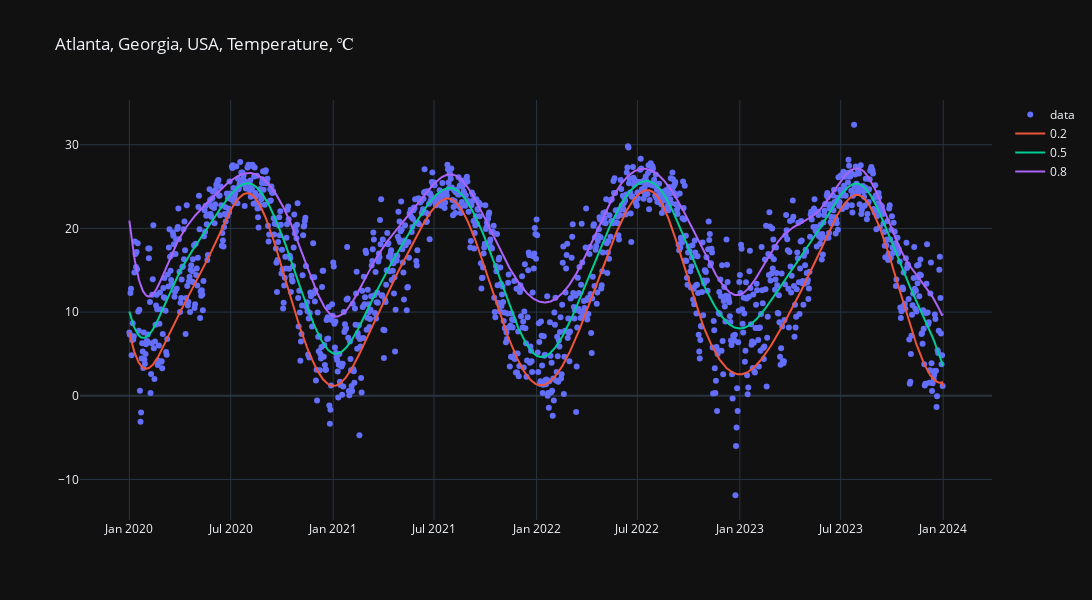

This figure's notebook cell:
### Code cell
obj.take_value().show()

### Figure 1 — Plotly figure (JSON) as saved in the notebook; plotly's stock layout.template omitted (floating-point values rounded to 4 significant figures; data arrays with more than 128 entries replaced by an {"elided": "..."} marker saying what was removed)
{"data": [{"mode": "markers", "name": "data", "type": "scatter", "x": {"elided": "1461 str values"}, "y": {"elided": "1461 float values"}}, {"mode": "lines", "name": "0.2", "type": "scatter", "x": {"elided": "1461 str values"}, "y": {"elided": "1461 float values"}}, {"mode": "lines", "name": "0.5", "type": "scatter", "x": {"elided": "1461 str values"}, "y": {"elided": "1461 float values"}}, {"mode": "lines", "name": "0.8", "type": "scatter", "x": {"elided": "1461 str values"}, "y": {"elided": "1461 float values"}}], "layout": {"height": 600, "title": {"text": "Atlanta, Georgia, USA, Temperature, ℃"}, "width": 1200}}
